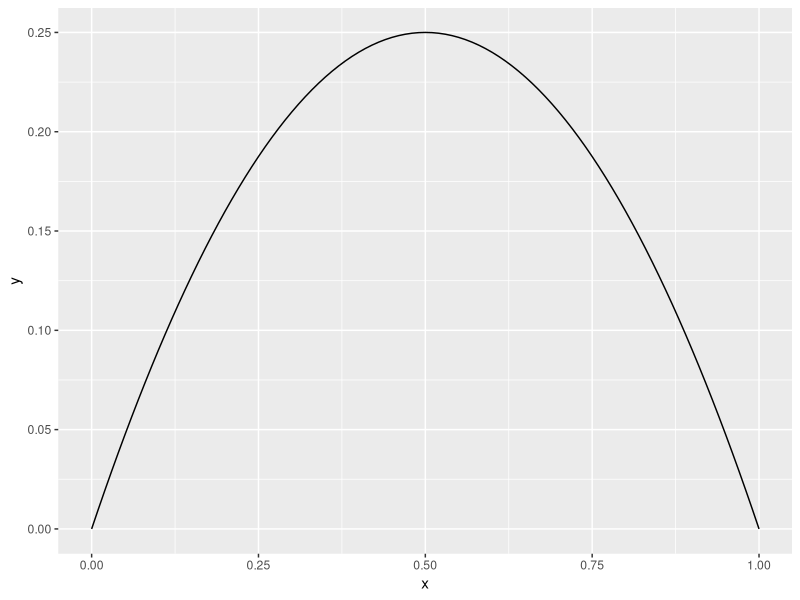
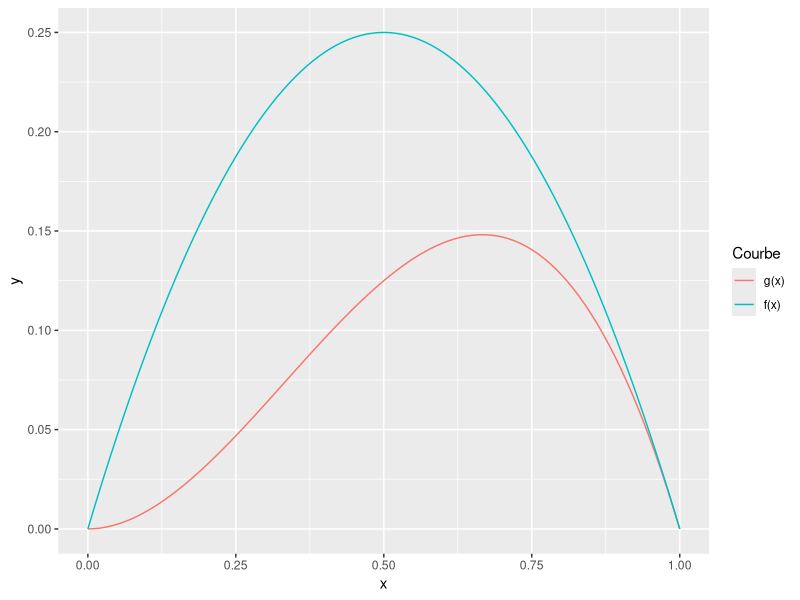

Here is the R script that generated these plots, in order:
#================== Exercice 1 =====================#
r <- c(4, 5, 6)
A <- matrix(c(r, r, r), nrow = 3, ncol = 3, byrow = TRUE)
B <- rbind(A, r)
dimnames(B) <- NULL # enlever les noms des dimensions
dims <- dim(B) # [4 3]

print(A)
print(B)

#================== Exercice 2 =====================#
set.seed(10)

x <- runif(10)

x[2] # Deuxième élément de x
x[c(2, 4)] # deuxième et quatrième élément de x
x[-1] # Tous les éléments de x sauf le premier

M <- matrix(runif(16), 4, 4)

M[1, 3] # Elément dans la position 1, 3
M[,1]   # première colonne de M
M[2,]   # deuxième ligne de M

L = list(x, M, "Hello")

L[[2]] # Deuxième élément de la liste

#================== Exercice 3 =====================#
x <- -10:10

x^2   # mettre aux carré tous les éléments de x
x + 3 # rajoute 3 aux tous les éléments de x
2 * x # multiplie tous les éléments de x par 2

#================== Exercice 4 =====================#
x == 0 # Renvoie un tableau logical dont vrai veut
       # dire que l'élément correspendant est égal à 0
x > 0  # Renvoie un tableau logical dont vrai indique
       # les positions ou x_i est supérieur à 0
x[x > 0] # Extraire les éléments de x qui sont plus grands que 0
x[x >= 0] # Extraire les éléments de x qui sont plus grans où égal à 0


#================== Exercice 5 =====================#
B %*% A
# A %*% B # Non-conformable arguments, on peut pas multiplier une matrice 3 x 3 par une matrice 4 x 3...
A %*% t(B)

#================== Exercice 6 =====================#
# 1.
d_x0 <- dnorm(0)   # 0.3989423
p_xlt0 <- pnorm(0) # P(X <= 0) = 0.5

#================== Exercice 7 =====================#
library(tidyverse)

x <- seq(0, 1, 0.01)
y <- x * (1 - x)

df <- tibble(x, y)
df |> ggplot(aes(x, y)) + geom_line()

imax <- which.max(y)

x_maximizer <- x[imax] # x* = 0.5
y_max <- y[imax]       # f(x*) = 0.25

g_x <- x^2 * (1 - x)

df |>
    mutate(g = g_x) |>
    pivot_longer(
        c(y, g),
        names_to = "curve",
        values_to = "y"
    ) |>
    ggplot(aes(x, y)) +
    scale_color_hue(labels = c("g(x)", "f(x)")) +
    geom_line(aes(color = curve)) +
    labs(col = "Courbe")

#================== Exercice 8 =====================#
x <- -10:10

sum(x == 0) # 1, cela compte le nombre d'éléments de x qui sont égaux à 0
sum(x > 0) # pareil, cette fois-ci les éléments qui sont plus grand  que zero
sort(x^2) # renvoyer un tableau des éléments de x en ordre croissant
table(x^2) # renvoyer une "table" dont la première ligne est les éléments uniques
           # de x^2 et dont la deuxième ligne est le nombre de fois que la valeur du
           # même colonne aparraissent
unique(x^2) # Renvoi la première ligne de table(x^2), dans l'ordre décroissant

#================== Exercice 9 =====================#
ma_somme <- function(x) {

    acc <- 0
    n <- length(x)

    for (i in seq_len(n)) {
        acc <- acc + x[i]
    }

    acc
}

ma_variance <- function(x) {

    n <- length(x)
    my_sum <- ma_somme(x)

    x_bar <- (1 / n) * my_sum
    dev_sq <- (x - x_bar)^2

    ma_somme(dev_sq) / (n - 1)
}

x <- runif(1000)

v  <- var(x)
mv <- ma_variance(x)

abs(v - mv) < 1E-14

#================== Exercice 9 =====================#
compte <- function(char_seq, lettre) {
    ma_somme(char_seq == lettre)
}

composition <- function(char_seq) {

    comp <- vector("numeric", 4)
    lettres <- c("a", "c", "g", "t")
    i <- 1

    for (let in lettres) {
        comp[i] <- compte(char_seq, let)
        i <- i + 1
    }

    comp
}

bio_sequence <- c("a", "a", "t", "g", "a", "g", "c", "t", "a", "g", "c", "t", "g")

comp <- composition(bio_sequence)